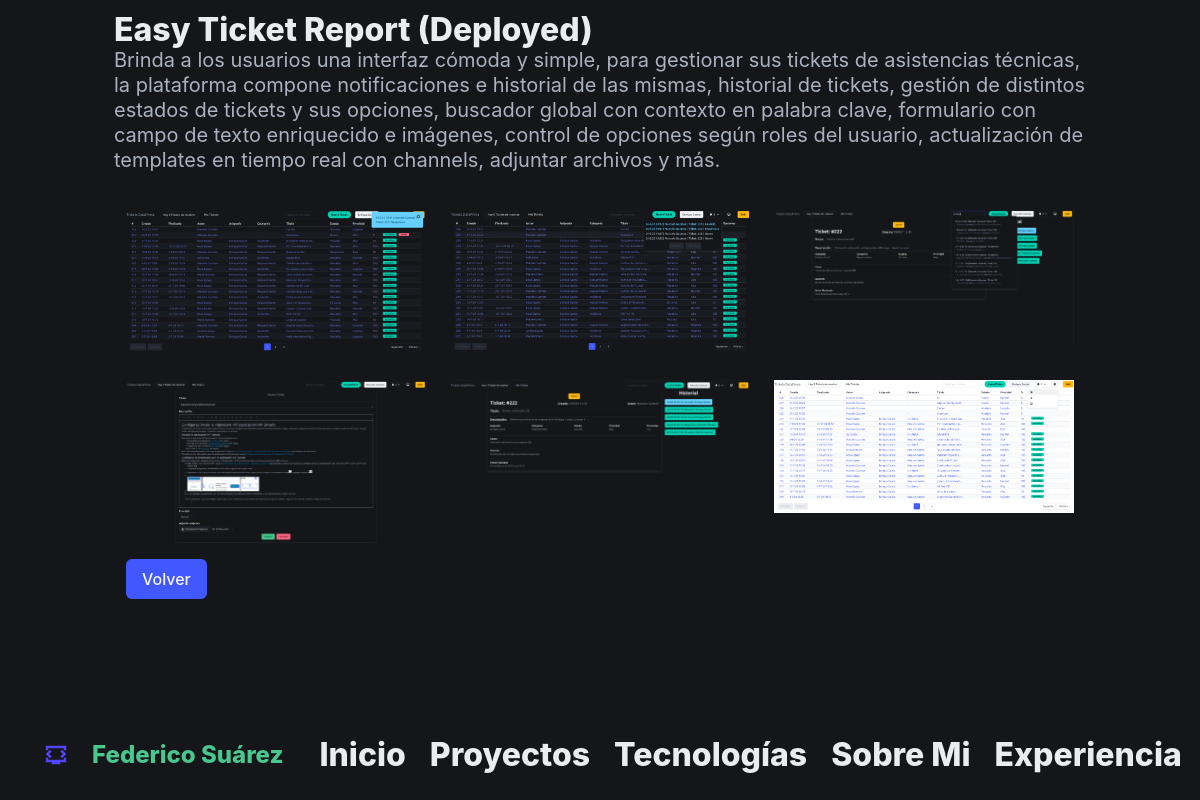
The app's page /proyecto/1/galeria/ with its own data.
### app_mock/models.py (models this page shows, shortened)
class Project(models.Model):
    title = models.CharField(max_length=100)
    description = models.TextField(max_length=500)
    nro_orden = models.PositiveSmallIntegerField(editable=True)  # Editable y no único
    status = models.BooleanField(default=True)
    inicio = models.DateField()
    technologies = models.ManyToManyField('Technology', related_name='projects')  # Relación muchos a muchos

class ProjectImage(models.Model):
    project = models.ForeignKey(Project, related_name='images', on_delete=models.CASCADE)
    image = models.ImageField(upload_to='projects/')

### app_mock/views.py (the view)
# urls.py: path('proyecto/<int:pk>/galeria/', ProjectGalleryView.as_view(), name='project_gallery'),
class ProjectGalleryView(DetailView):
    model = Project
    template_name = 'app_mock/project_gallery.html'
    context_object_name = 'project'
    def get_object(self, queryset=None):
        return get_object_or_404(Project, pk=self.kwargs.get("pk"))

### app_mock/templates/app_mock/project_gallery.html
{% extends 'app_mock/base.html' %}
{% load static %}
{% block content %}
<div class="hero is-small">
    <div class="hero-body">
        <div class="project-gallery">
            <div class="columns is-multiline is-variable">
                <div class="title">{{ project.title }}</div>
                <div class="subtitle">{{ project.description }}</div>
                {% for image in project.images.all %}
                <div class="column is-full-mobile is-half-tablet is-one-third-desktop">
                        <a href="{{ image.image.url }}" title="{{ project.title }}">
                            <img src="{{ image.image.url }}" alt="{{ project.title }}" class="gallery-thumb">
                        </a>
                    </div>
                {% endfor %}
            </div>
        </div>
        <a href="{% url 'main' %}" class="button is-link mt-4">Volver</a>
    </div>
</div>
{% endblock content %}

### app_mock/templates/app_mock/base.html (shortened to what this page needs)
<!DOCTYPE html>
{% load static %}
<html data-theme="dark" class="has-navbar-fixed-bottom">
<head>
    <link rel="stylesheet" href="https://cdn.jsdelivr.net/npm/bulma@1.0.2/css/bulma.min.css">
    <link rel="stylesheet" href="https://cdnjs.cloudflare.com/ajax/libs/font-awesome/6.6.0/css/all.min.css">
    <link rel="stylesheet" href="{% static 'app_mock/css/simpleLightbox.css' %}">
    <link rel="stylesheet" href="{% static 'app_mock/css/navbar.css' %}">
    <link rel="stylesheet" href="{% static 'app_mock/css/logos_responsive.css' %}">
    <link rel="stylesheet" href="{% static 'app_mock/css/pdf.css' %}">
    <link rel="stylesheet" href="{% static 'app_mock/css/scroll_efect.css' %}">
    <link rel="stylesheet" href="{% static 'app_mock/css/modal.css' %}">
    <link rel="stylesheet" href="{% static 'app_mock/css/card.css' %}">
</head>
<body>
    <header>
        {% include 'app_mock/header.html' %}
    </header>
    <main class="columns is-centered">
        <div class="column is-10">
            {% block content %}
            {% endblock content %}
        </div>
    </main>
</body>
</html>

### app_mock/templates/app_mock/header.html (shortened to what this page needs)
 {% load static %}
<nav class="navbar is-fixed-bottom is-spaced"  role="navigation" aria-label="main navigation">
    <div class="navbar-brand">
        <div class="navbar-item" href="#">
            <img src="{% static 'app_mock/images/favicon.svg' %}" alt="Logo">
            <a class="navbar-item" href="#sobre-mi">
                <div class="title is-4 has-text-success">Federico Suárez</div>
            </a>
        </div>
    </div>
    <div class="navbar-menu" id="navbar-menu">
        <div class="navbar-start">
            <a class="navbar-item" href="#inicio">
                <div class="title">Inicio</div>
            </a>
            <a class="navbar-item" href="#proyectos">
                <div class="title">Proyectos</div>
            </a>
            <a class="navbar-item" href="#tecnologias">
                <div class="title">Tecnologías</div>
            </a>
            <a class="navbar-item" href="#sobre-mi">
                <div class="title">Sobre Mi</div>
            </a>
            <a class="navbar-item" href="#experiencia">
                <div class="title">Experiencia</div>
            </a>
            <a class="navbar-item" href="#estudios">
            </a>
        </div>
    </div>
</nav>

### app_mock/static/app_mock/css/navbar.css (style rules this page uses)
.navbar-menu { display: flex; opacity: 1; transform: translateY(0); pointer-events: auto; }
.navbar-start { flex-grow: 1; justify-content: space-evenly; }

### app_mock/static/app_mock/css/scroll_efect.css (style rules this page uses)
.hero { opacity: 0; transform: translateY(100px); transition: opacity 1s ease-out, transform 1s ease-out; }
.hero.is-visible { opacity: 1; transform: translateY(0); }

### app_mock/static/app_mock/css/modal.css (style rules this page uses)
.gallery-thumb { max-width: 100%; height: auto; display: block; object-fit: contain; cursor: pointer; transition: transform 0.2s ease-in-out; }

### records on screen
Project: title "Easy Ticket Report (Deployed)", description "Brinda a los usuarios una interfaz cómoda y simple, para gestionar sus tickets de asistencias técnicas, la plataforma compone notificaciones e historial de las mismas, historial de tickets, gestión de distintos estados de tickets y sus opciones, buscador global con contexto en palabra clave, formulario con campo de texto enriquecido e imágenes, control de opciones según roles del usuario, actualización de templates en tiempo real con channels, adjuntar archivos y más."
ProjectImage: image (picture)
ProjectImage: image (picture)
ProjectImage: image (picture)
ProjectImage: image (picture)
ProjectImage: image (picture)
ProjectImage: image (picture)
